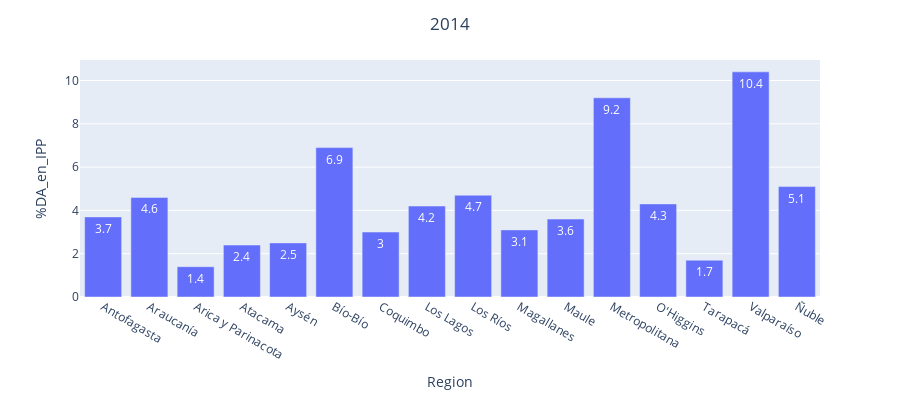

The notebook cell saved with this chart:
### Markdown cell above
# Derechos de Aseo en IPP

### Code cell
df_groupped = df[["Año","Region","%DA_en_IPP"]].groupby(by=["Año","Region"]).mean().round(1)["%DA_en_IPP"]
for year in [2014, 2018, 2022]:
    df_to_plot = df_groupped[year].reset_index(drop=False)
    fig = px.bar(df_to_plot, x="Region", y="%DA_en_IPP", text_auto=True)
    fig.update_layout(title=dict(text=f"{year}", x=0.5, xanchor="center"),
                     height=400)
    fig.show()

### Figure 1 — Plotly figure (JSON) as saved in the notebook; plotly's stock layout.template omitted (floating-point values rounded to 4 significant figures)
{"data": [{"alignmentgroup": "True", "hovertemplate": "Region=%{x}<br>%DA_en_IPP=%{y}<extra></extra>", "legendgroup": "", "marker": {"color": "#636efa", "pattern": {"shape": ""}}, "name": "", "offsetgroup": "", "orientation": "v", "showlegend": false, "textposition": "auto", "texttemplate": "%{y}", "type": "bar", "x": ["Antofagasta", "Araucanía", "Arica y Parinacota", "Atacama", "Aysén", "Bío-Bío", "Coquimbo", "Los Lagos", "Los Ríos", "Magallanes", "Maule", "Metropolitana", "O'Higgins", "Tarapacá", "Valparaíso", "Ñuble"], "xaxis": "x", "y": [3.7, 4.6, 1.4, 2.4, 2.5, 6.9, 3, 4.2, 4.7, 3.1, 3.6, 9.2, 4.3, 1.7, 10.4, 5.1], "yaxis": "y"}], "layout": {"barmode": "relative", "height": 400, "legend": {"tracegroupgap": 0}, "margin": {"t": 60}, "title": {"text": "2014", "x": 0.5, "xanchor": "center"}, "xaxis": {"anchor": "y", "domain": [0, 1], "title": {"text": "Region"}}, "yaxis": {"anchor": "x", "domain": [0, 1], "title": {"text": "%DA_en_IPP"}}}}
